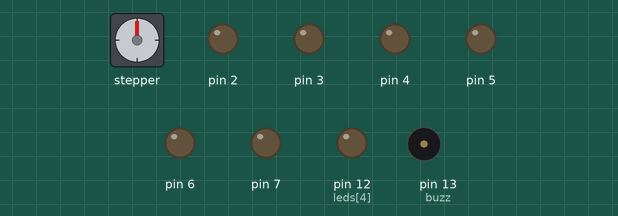
Recording of a sketch running on a simulated Arduino Uno, built with avr-gcc and run on an emulated ATmega328P. Parts: stepper motor, output pins drawn as LEDs (lit = HIGH), buzzer (waves = sounding). Wiring (inferred from the names in the program): stepper motor (2048 steps per turn assumed): coils pin 8, pin 9, pin 10, pin 11. Pins used as bus, display or sensor lines are not drawn.

Above: at 0.1 s.
At 1.3 s:
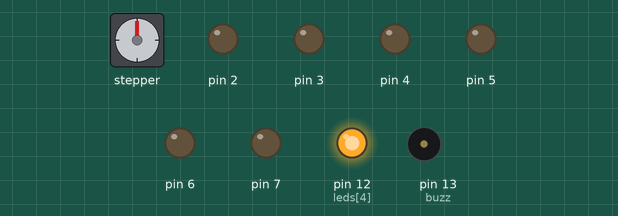
Timing chart, 0 to 1.7 s (numbered marks = the images above):
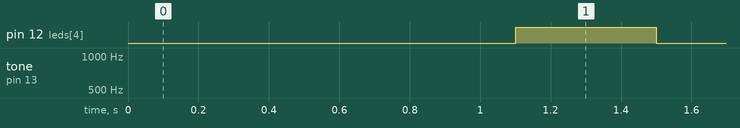

The sketch:

sketch_nov15a.ino
```cpp
#include <Thread.h>
const int IN1 = 2;
const int IN2 = 3;
const int ENA = 4;
const int ENB = 5;
const int IN3 = 6;
const int IN4 = 7;
int leds[] = {8, 9, 10, 11, 12};
int sizeOfLeds = sizeof(leds)/sizeof(leds)[0];
int const allMotors[] = {IN1, IN2, IN3, IN4};
int input=0;
int buzz=13; // Buzzer Pin

Thread buzzerThread = Thread();
Thread ledThread = Thread();
void setup() {
  for(int i=2;i<=12;i++){
    pinMode(i,OUTPUT);
  }
  ledThread.onRun(led);
  ledThread.setInterval(100);

  buzzerThread.onRun(buzzer);
  buzzerThread.setInterval(5);
}

/*boolean debounce(boolean last){                 //Function to solve the problem of button debouncing
  boolean current=digitalRead(2);
  if(last!=current)
    {
      delay(5);
      current=digitalRead(2);
    }
  return current;
} */

void loop() {
  if (ledThread.shouldRun()) {
    ledThread.run();
  }

  if (buzzerThread.shouldRun()) {
    buzzerThread.run();
  }
}

void forward() {
  for (int i: allMotors) {
    digitalWrite(i, HIGH);
  }
}

void led() {
  static int i = 0;
  static int step = 0;
  if (step == 0) {
    digitalWrite(leds[i], HIGH);
    step = 1;
  }else if (step == 1) {
    digitalWrite(leds[(i + 1) % sizeOfLeds], HIGH);
    step = 2;
  }else {
    digitalWrite(leds[i], LOW);
    step = 0;
    i= (i+1) % sizeOfLeds;
  }
  // delay
}

void buzzer() {
  static int i = 0;
  static int step = 0;
  if (step == 0) {
      for(int hz = 440; hz < 1000; hz+=25){
        tone(buzz, hz, 50);
      }
  }
   else {
      for(int hz = 1000; hz > 440; hz-=25){
        tone(buzz, hz, 50);
      }
   }
}

/*
void buzzerUp() {
    for(int hz = 440; hz < 1000; hz+=25){
      tone(buzz, hz, 50);
      //delay 5
    }
}

void buzzerDown() {
  for(int hz = 1000; hz > 440; hz-=25){
    tone(buzz, hz, 50);
    //delay 5
  }
}

void buzzer() {         //This function produces the 1st siren sound with ON/OFF led transition.
  // Whoop up

  for(int hz = 440; hz < 1000; hz+=25){
    tone(buzz, hz, 50);
    delay(5);
  }
  // Whoop down
  for(int hz = 1000; hz > 440; hz-=25){
    tone(buzz, hz, 50);
    delay(5);
 }
}*/
```

Measured:
- by itself, pin 12 (leds[4]): LOW → HIGH at 1.1 s, → LOW 0.40 s later
